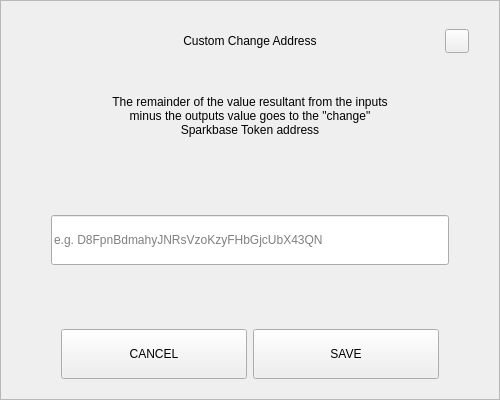
<?xml version="1.0" encoding="UTF-8"?>
<ui version="4.0">
 <class>SendChangeAddressDialog</class>
 <widget class="QDialog" name="SendChangeAddressDialog">
  <property name="geometry">
   <rect>
    <x>0</x>
    <y>0</y>
    <width>500</width>
    <height>400</height>
   </rect>
  </property>
  <property name="windowTitle">
   <string>Dialog</string>
  </property>
  <layout class="QVBoxLayout" name="verticalLayout">
   <property name="spacing">
    <number>0</number>
   </property>
   <property name="leftMargin">
    <number>0</number>
   </property>
   <property name="topMargin">
    <number>0</number>
   </property>
   <property name="rightMargin">
    <number>0</number>
   </property>
   <property name="bottomMargin">
    <number>0</number>
   </property>
   <item>
    <widget class="QFrame" name="frame">
     <property name="styleSheet">
      <string notr="true"/>
     </property>
     <property name="frameShape">
      <enum>QFrame::StyledPanel</enum>
     </property>
     <property name="frameShadow">
      <enum>QFrame::Raised</enum>
     </property>
     <layout class="QVBoxLayout" name="verticalLayout_2" stretch="0,0,0,0,0,0,0">
      <property name="spacing">
       <number>0</number>
      </property>
      <property name="leftMargin">
       <number>30</number>
      </property>
      <property name="topMargin">
       <number>20</number>
      </property>
      <property name="rightMargin">
       <number>30</number>
      </property>
      <property name="bottomMargin">
       <number>20</number>
      </property>
      <item>
       <layout class="QHBoxLayout" name="horizontalLayout_3">
        <property name="spacing">
         <number>0</number>
        </property>
        <item>
         <spacer name="horizontalSpacer_2">
          <property name="orientation">
           <enum>Qt::Horizontal</enum>
          </property>
          <property name="sizeHint" stdset="0">
           <size>
            <width>40</width>
            <height>20</height>
           </size>
          </property>
         </spacer>
        </item>
        <item>
         <widget class="QLabel" name="labelTitle">
          <property name="minimumSize">
           <size>
            <width>0</width>
            <height>40</height>
           </size>
          </property>
          <property name="maximumSize">
           <size>
            <width>16777215</width>
            <height>40</height>
           </size>
          </property>
          <property name="styleSheet">
           <string notr="true">padding-left:24px;</string>
          </property>
          <property name="text">
           <string>Custom Change Address</string>
          </property>
          <property name="alignment">
           <set>Qt::AlignCenter</set>
          </property>
          <property name="margin">
           <number>7</number>
          </property>
         </widget>
        </item>
        <item>
         <spacer name="horizontalSpacer">
          <property name="orientation">
           <enum>Qt::Horizontal</enum>
          </property>
          <property name="sizeHint" stdset="0">
           <size>
            <width>40</width>
            <height>20</height>
           </size>
          </property>
         </spacer>
        </item>
        <item>
         <widget class="QPushButton" name="btnEsc">
          <property name="minimumSize">
           <size>
            <width>24</width>
            <height>24</height>
           </size>
          </property>
          <property name="maximumSize">
           <size>
            <width>24</width>
            <height>24</height>
           </size>
          </property>
          <property name="focusPolicy">
           <enum>Qt::NoFocus</enum>
          </property>
          <property name="text">
           <string/>
          </property>
         </widget>
        </item>
       </layout>
      </item>
      <item>
       <spacer name="verticalSpacer_2">
        <property name="orientation">
         <enum>Qt::Vertical</enum>
        </property>
        <property name="sizeType">
         <enum>QSizePolicy::Fixed</enum>
        </property>
        <property name="sizeHint" stdset="0">
         <size>
          <width>20</width>
          <height>20</height>
         </size>
        </property>
       </spacer>
      </item>
      <item alignment="Qt::AlignHCenter">
       <widget class="QLabel" name="labelMessage">
        <property name="minimumSize">
         <size>
          <width>0</width>
          <height>70</height>
         </size>
        </property>
        <property name="text">
         <string>The remainder of the value resultant from the inputs minus the outputs value goes to the &quot;change&quot; Sparkbase Token address</string>
        </property>
        <property name="alignment">
         <set>Qt::AlignCenter</set>
        </property>
        <property name="wordWrap">
         <bool>true</bool>
        </property>
       </widget>
      </item>
      <item>
       <spacer name="verticalSpacer_3">
        <property name="orientation">
         <enum>Qt::Vertical</enum>
        </property>
        <property name="sizeHint" stdset="0">
         <size>
          <width>20</width>
          <height>40</height>
         </size>
        </property>
       </spacer>
      </item>
      <item>
       <layout class="QHBoxLayout" name="horizontalLayout_2">
        <property name="spacing">
         <number>0</number>
        </property>
        <property name="leftMargin">
         <number>20</number>
        </property>
        <property name="rightMargin">
         <number>20</number>
        </property>
        <item>
         <widget class="QLineEdit" name="lineEditAddress">
          <property name="minimumSize">
           <size>
            <width>0</width>
            <height>50</height>
           </size>
          </property>
          <property name="placeholderText">
           <string notr="true">e.g. D8FpnBdmahyJNRsVzoKzyFHbGjcUbX43QN</string>
          </property>
         </widget>
        </item>
       </layout>
      </item>
      <item>
       <spacer name="verticalSpacer">
        <property name="orientation">
         <enum>Qt::Vertical</enum>
        </property>
        <property name="sizeHint" stdset="0">
         <size>
          <width>20</width>
          <height>40</height>
         </size>
        </property>
       </spacer>
      </item>
      <item>
       <layout class="QHBoxLayout" name="horizontalLayout" stretch="2,2">
        <property name="spacing">
         <number>6</number>
        </property>
        <property name="leftMargin">
         <number>30</number>
        </property>
        <property name="rightMargin">
         <number>30</number>
        </property>
        <item>
         <widget class="QPushButton" name="btnCancel">
          <property name="minimumSize">
           <size>
            <width>180</width>
            <height>50</height>
           </size>
          </property>
          <property name="focusPolicy">
           <enum>Qt::NoFocus</enum>
          </property>
          <property name="text">
           <string>CANCEL</string>
          </property>
         </widget>
        </item>
        <item>
         <widget class="QPushButton" name="btnSave">
          <property name="minimumSize">
           <size>
            <width>180</width>
            <height>50</height>
           </size>
          </property>
          <property name="focusPolicy">
           <enum>Qt::NoFocus</enum>
          </property>
          <property name="text">
           <string>SAVE</string>
          </property>
         </widget>
        </item>
       </layout>
      </item>
     </layout>
    </widget>
   </item>
  </layout>
 </widget>
 <resources/>
 <connections/>
</ui>
